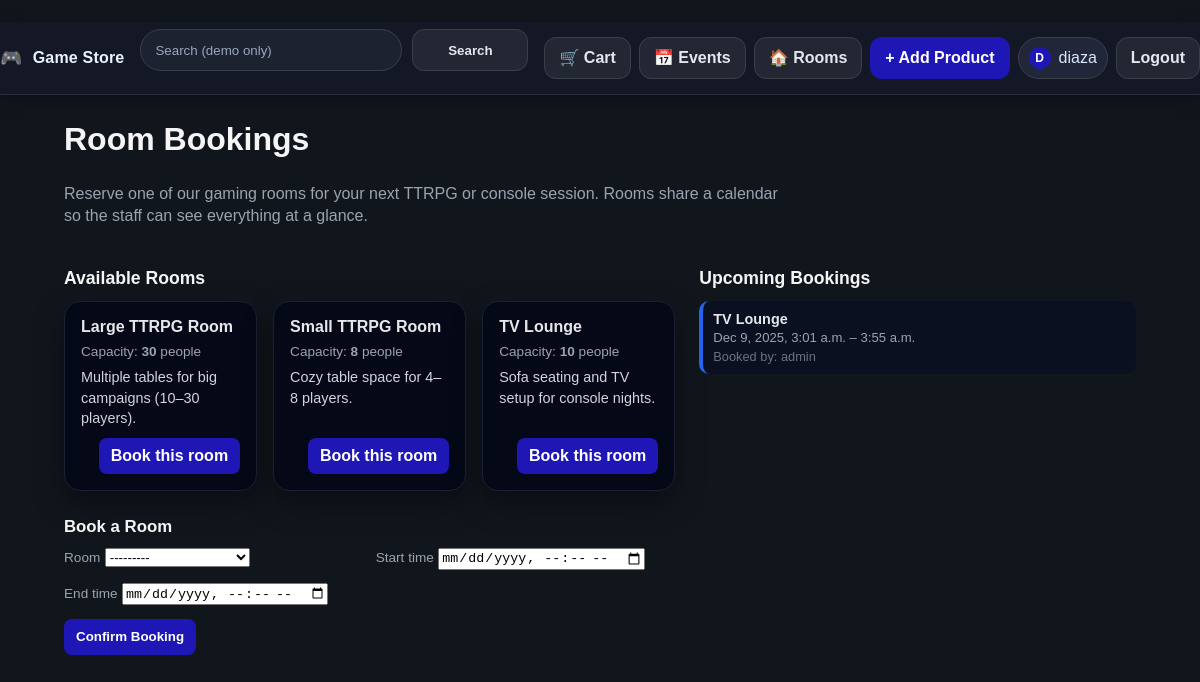
The app's page /rooms/ (signed in) with its own data.
### catalog/models.py (models this page shows, shortened)
class Room(models.Model):
    name = models.CharField(max_length=120)
    slug = models.SlugField(unique=True)
    capacity = models.PositiveIntegerField(default=4)
    description = models.TextField(blank=True)
    color = models.CharField(max_length=7, default="#2563eb")  # hex like "#2563eb"
    def __str__(self):
        return self.name

class RoomBooking(models.Model):
    room = models.ForeignKey(
        Room,
        related_name="bookings",
        on_delete=models.CASCADE,
    )
    user = models.ForeignKey(
        settings.AUTH_USER_MODEL,
        on_delete=models.CASCADE,
    )
    start_time = models.DateTimeField()
    end_time = models.DateTimeField()
    fee_charged = models.DecimalField(
        max_digits=8,
        decimal_places=2,
        default=0,
    )
    created_at = models.DateTimeField(auto_now_add=True)
    class Meta:
        ordering = ["start_time"]

### catalog/views.py (the view, shortened to what this page needs)
# urls.py: path("rooms/", views.room_booking_list, name="room_booking_list"),
@login_required
def room_booking_list(request):
    rooms = Room.objects.all().order_by("name")
    bookings = (
        RoomBooking.objects
        .select_related("room", "user")
        .order_by("start_time")
    )
    preselected_slug = request.GET.get("room")
    initial = {}
    if preselected_slug:
        try:
            initial["room"] = Room.objects.get(slug=preselected_slug)
        except Room.DoesNotExist:
            pass
    if request.method == "POST":
        booking_form = RoomBookingForm(request.POST)
        if booking_form.is_valid():
            booking = booking_form.save(commit=False)
            booking.user = request.user
            conflict_exists = RoomBooking.objects.filter(
                room=booking.room,
                start_time__lt=booking.end_time,
                end_time__gt=booking.start_time,
            ).exists()
            if conflict_exists:
                messages.error(
                    request,
                    "That time slot is already booked for this room.",
                )
            else:
                booking.save()
                messages.success(
                    request,
                    f"You reserved {booking.room.name} from "
                    f"{booking.start_time} to {booking.end_time}.",
                )
                return redirect("room_booking_list")
    else:
        booking_form = RoomBookingForm(initial=initial)
    context = {
        "rooms": rooms,
        "bookings": bookings,
        "booking_form": booking_form,
    }
    return render(request, "rooms/room_booking_list.html", context)

### catalog/forms.py (shortened to what this page needs)
class RoomBookingForm(forms.ModelForm):
    class Meta:
        model = RoomBooking
        fields = [
            "room",
            "start_time",
            "end_time",
        ]
        widgets = {
            "start_time": forms.DateTimeInput(attrs={"type": "datetime-local"}),
            "end_time": forms.DateTimeInput(attrs={"type": "datetime-local"}),
        }

### templates/rooms/room_booking_list.html (shortened to what this page needs)
{% extends "base.html" %}
{% load static %}
{% block content %}
<main class="tt-page tt-detail-page">
  <div class="tt-container">
    <h1>Room Bookings</h1>
    <p style="color:#9ca3af; max-width:720px;">
      Reserve one of our gaming rooms for your next TTRPG or console session.
      Rooms share a calendar so the staff can see everything at a glance.
    </p>
    <div style="
      display:grid;
      grid-template-columns: minmax(0, 1.4fr) minmax(0, 1fr);
      gap:24px;
      margin-top:24px;
    ">
      <section>
        <h2 style="font-size:1.1rem; margin-bottom:10px;">Available Rooms</h2>
        {% if rooms %}
          <div style="
            display:grid;
            grid-template-columns: repeat(3, minmax(0, 1fr));
            gap:16px;
          ">
            {% for room in rooms %}
              <article style="
                background:#050816;
                border-radius:16px;
                padding:14px 16px 16px;
                border:1px solid #1a2232;
                box-shadow:0 12px 30px rgba(0,0,0,.4);
                display:flex;
                flex-direction:column;
                min-height:180px;
              ">
                <h3 style="margin:0 0 4px; font-size:1rem; color:#e5e7eb;">
                  {{ room.name }}
                </h3>
                {% if room.capacity %}
                  <p style="margin:0 0 6px; font-size:0.85rem; color:#9ca3af;">
                    Capacity: <strong>{{ room.capacity }}</strong> people
                  </p>
                {% endif %}
                {% if room.description %}
                  <p style="
                    margin:0 0 10px;
                    font-size:0.9rem;
                    color:#d1d5db;
                  ">
                    {{ room.description }}
                  </p>
                {% endif %}
                <div style="margin-top:auto; display:flex; justify-content:flex-end;">
                  <a
                    href="{% url 'room_booking_list' %}?room={{ room.slug }}#booking-form"
                    class="btn btn-primary btn-sm"
                    style="width:auto; margin-top:0;"
                  >
                    Book this room
                  </a>
                </div>
              </article>
            {% endfor %}
          </div>
        {% else %}
          <p>No rooms are configured yet.</p>
        {% endif %}
        <div id="booking-form" style="margin-top:24px;">
          <h2 style="font-size:1.05rem; margin-bottom:8px;">Book a Room</h2>
          {% if not user.is_authenticated %}
            <p style="font-size:0.9rem; color:#f97316;">
              Please <a href="{% url 'login' %}">log in</a> to book a room.
            </p>
          {% else %}
            <form method="post" action="{% url 'room_booking_list' %}">
              <div style="display:grid; grid-template-columns:1fr 1fr; gap:12px;">
                <div>
                  <label style="font-size:0.85rem; color:#9ca3af;">Room</label>
                  {{ booking_form.room }}
                </div>
                <div>
                  <label style="font-size:0.85rem; color:#9ca3af;">Start time</label>
                  {{ booking_form.start_time }}
                </div>
                <div>
                  <label style="font-size:0.85rem; color:#9ca3af;">End time</label>
                  {{ booking_form.end_time }}
                </div>
              </div>
              <button
                type="submit"
                class="btn btn-primary btn-sm"
                style="margin-top:14px; width:auto;"
              >
                Confirm Booking
              </button>
            </form>
          {% endif %}
        </div>
      </section>
      <section>
        <h2 style="font-size:1.1rem; margin-bottom:10px;">Upcoming Bookings</h2>
        {% if bookings %}
          <ul style="list-style:none; padding:0; margin:0;">
            {% for b in bookings %}
              <li style="
                margin-bottom:8px;
                padding:8px 10px;
                border-radius:10px;
                background:#0b1020;
                border-left:4px solid #2563eb;
                display:flex;
                justify-content:space-between;
                align-items:center;
                font-size:0.9rem;
              ">
                <div>
                  <div style="font-weight:600; color:#e5e7eb;">
                    {{ b.room.name }}
                  </div>
                  <div style="color:#9ca3af; font-size:0.82rem;">
                    {{ b.start_time|date:"M j, Y, g:i a" }}
                    –
                    {{ b.end_time|date:"g:i a" }}
                  </div>
                  {% if b.user %}
                    <div style="color:#6b7280; font-size:0.8rem;">
                      Booked by: {{ b.user.username }}
                    </div>
                  {% endif %}
                </div>
              </li>
            {% endfor %}
          </ul>
        {% else %}
          <p style="color:#9ca3af; font-size:0.9rem;">
            No bookings yet. Be the first to reserve a room!
          </p>
        {% endif %}
      </section>
    </div>
  </div>
</main>
{% endblock %}

### templates/base.html (shortened to what this page needs)
﻿{% load static %}
<!doctype html>
<html lang="en">
  <head>
    <link rel="stylesheet" href="{% static 'css/app.css' %}">
  </head>
  <body>
    <header class="tt-header">
      <div class="tt-container">
        <div class="tt-header-inner">
          <a href="{% url 'product_list' %}" class="tt-brand">
            <span class="tt-logo">🎮</span>
            <span>Game Store</span>
          </a>
          <form class="tt-search" method="get" action="{% url 'product_list' %}">
            <input
              class="tt-search-input"
              type="text"
              name="q"
              placeholder="Search (demo only)"
              value="{{ request.GET.q|default_if_none:'' }}"
            >
            <button type="submit" class="tt-btn tt-btn-ghost">
              Search
            </button>
          </form>
          <div class="tt-actions">
            <a href="{% url 'cart_detail' %}" class="tt-btn tt-btn-ghost">
              🛒 Cart
            </a>
            <a href="{% url 'event_list' %}" class="tt-btn tt-btn-ghost">
              📅 Events
            </a>
            <a href="{% url 'room_booking_list' %}" class="tt-btn tt-btn-ghost">
              🏠 Rooms
            </a>
            {% if user.is_authenticated %}
              {% if user.is_staff %}
                <a href="{% url 'product_create' %}" class="tt-btn tt-btn-primary">
                  + Add Product
                </a>
                <a href="{% url 'admin:index' %}" class="tt-chip tt-chip-link" title="Admin dashboard">
                  <div class="tt-chip-dot">
                    {{ user.username|first|upper }}
                  </div>
                  <span>{{ user.username }}</span>
                </a>
              {% endif %}
              <a href="{% url 'logout' %}" class="tt-btn tt-btn-ghost">
                Logout
              </a>
            {% endif %}
          </div>
        </div>
      </div>
    </header>
    <main class="tt-page">
      <div class="tt-container page-content">
        {% block content %}{% endblock %}
      </div>
    </main>
  </body>
</html>

### static/css/app.css (style rules this page uses)
:root { --tt-control-h: 42px; --tt-radius: 12px; --bg: #11161d; --panel: #3a3a3a; --ink: #f5f5f5; --muted: #cfcfcf; --blue: #0392ff; --indigo: #1f17b5; }
*, *::before, *::after { box-sizing: border-box; }
html, body { height: 100%; }
html { -webkit-text-size-adjust: 100%; }
body { margin: 0; background: var(--bg); color: var(--ink); font-family: Arial, Helvetica, sans-serif; line-height: 1.4; padding-top: 0 !important; }
a { color: var(--blue); text-decoration: none; }
main.tt-page { padding: 0 16px; }
.page-content > :first-child { margin-top: 0; }
.tt-container { max-width: 1200px; margin: 0 auto; padding: 0 16px; }
.btn { display: inline-flex; align-items: center; justify-content: center; height: 44px; border-radius: 8px; font-weight: 600; cursor: pointer; text-decoration: none; transition: background-color .25s, border-color .25s, color .25s, transform .04s; border: 1px solid transparent; }
.btn-primary, .btn-secondary { width: 100%; }
.btn-primary { background-color: var(--indigo); color: #fff; margin-top: 16px; border: none; }
.btn-sm { height:36px; padding:0 12px; }
.tt-header { position: sticky; top: 0; z-index: 100; background: #141826; border-bottom: 1px solid #2b2f3a; box-shadow: 0 4px 16px rgba(0,0,0,.35); padding: 0; margin: 0; overflow: hidden; }
.tt-header .tt-container { padding-left: 0; padding-right: 0; max-width: 1200px; }
.tt-header-inner { height: 72px; display: grid; grid-template-columns: auto 1fr auto; align-items: center; column-gap: 16px; }
.tt-brand { color: #e9f2ff; text-decoration: none; font-weight: 800; letter-spacing: .2px; display: inline-flex; align-items: center; gap: 10px; white-space: nowrap; }
.tt-logo { font-size: 18px; line-height: 1; }
.tt-search { justify-self: center; width: 100%; max-width: 720px; display: grid; grid-template-columns: 1fr 116px; gap: 10px; }
.tt-search-input { height: var(--tt-control-h); border-radius: 999px; border: 1px solid #3a3f47; background: #1d2230; color: #f5f5f5; padding: 0 14px; outline: none; transition: border-color .2s, background-color .2s; }
.tt-search-input::placeholder { color: #9aa6bd; }
.tt-actions { justify-self: end; display: inline-flex; align-items: center; gap: 8px; }
.tt-btn { height: var(--tt-control-h); padding: 0 14px; border-radius: var(--tt-radius); border: 1px solid transparent; font-weight: 700; text-decoration: none; display: inline-flex; align-items: center; justify-content: center; cursor: pointer; transition: background-color .2s, border-color .2s, color .2s, transform .04s; }
.tt-btn-primary { background: var(--indigo); color: #fff; }
.tt-btn-ghost { background: #232733; color: #e3e7ef; border: 1px solid #3a3f47; }
.tt-chip { height: var(--tt-control-h); padding: 0 10px; border-radius: 999px; display: inline-flex; align-items: center; gap: 8px; background: #212638; border: 1px solid #3a3f47; color: #d8e6ff; }
.tt-chip-dot { width: 22px; height: 22px; border-radius: 50%; background: var(--indigo); color: #fff; display: inline-flex; align-items: center; justify-content: center; font-size: 12px; font-weight: 800; line-height: 1; }
.tt-detail-page { padding-top: 32px; padding-bottom: 48px; }

### templates/base.html (style rules this page uses)
.tt-chip-link { text-decoration: none; }

### records on screen
Room: name "Large TTRPG Room", capacity "30", description "Multiple tables for big campaigns (10–30 players)."
Room: name "Small TTRPG Room", capacity "8", description "Cozy table space for 4–8 players."
Room: name "TV Lounge", capacity "10", description "Sofa seating and TV setup for console nights."
RoomBooking: room.name "TV Lounge", start_time "Dec 9, 2025, 3:01 a.m.", end_time "3:55 a.m.", user.username "admin"

### other values on screen
{{ user.username|first|upper }} "D"
{{ user.username }} "diaza"
